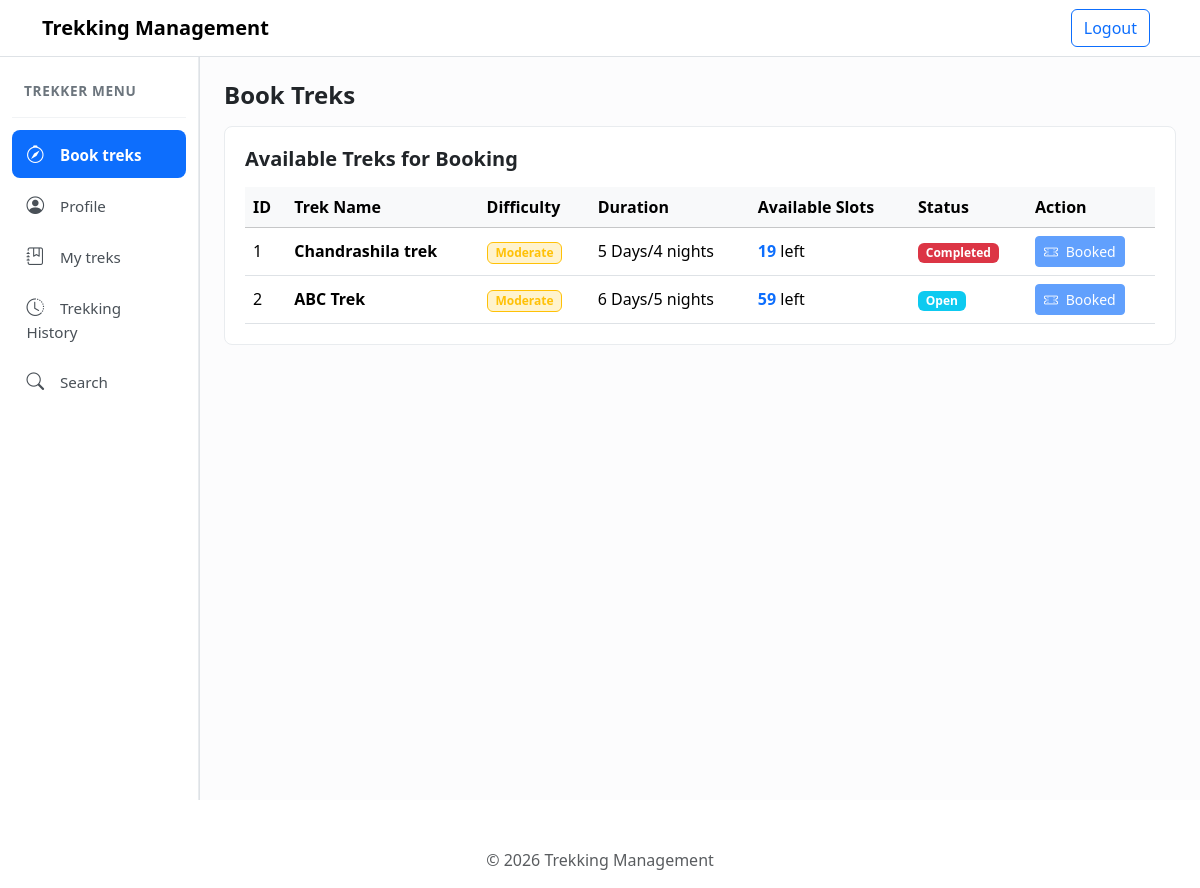
Page /trekker-dashboard (signed in) on the committed database.
### models.py (models this page shows)
class trek(db.Model):
    id = db.Column(
        db.Integer,
        primary_key=True
    )
    name = db.Column(
        db.String(200),
        nullable=False
    )
    location = db.Column(
        db.String(200),
        nullable=True
    )
    difficulty = db.Column(
        db.String(200),
        nullable=False,
    )
    duration = db.Column(
        db.String(200),
    )
    available_slots = db.Column(
        db.Integer
    )
    assigned_staff_id = db.Column(
        db.Integer,
        db.ForeignKey('user.id'),
        nullable=True
    )
    assigned_staff = db.relationship(
        'User',
        foreign_keys=[assigned_staff_id],
        backref='assigned_treks'
    )
    status = db.Column(
        db.String(200)
    )
    bookings = db.relationship(
        'Booking',
        backref='trek'
    )

### app.py (the view)
@app.route('/trekker-dashboard')
def trekker_dashboard():
    if 'user_id' not in session:
        return redirect('/login')
    active_tab = request.args.get('tab', 'book-treks')
    user_id = session.get('user_id')
    treks = trek.query.all()
    current_user = User.query.get(user_id)
    my_treks = current_user.booking
    active_bookings = [b for b in my_treks if b.trek.status not in ['Completed','Closed']]
    trekking_history = [b for b in my_treks if b.trek.status in ['Completed']]
    return render_template(
        'trekker_dashboard.html',
        active_tab = active_tab,
        current_user = current_user,
        available_treks = treks,
        my_treks = my_treks,
        trekking_history = trekking_history,
        active_bookings = active_bookings
    )

### templates/trekker_dashboard.html (shortened to what this page needs)
{% extends 'base.html' %}
{% block container %}
<div class="container-fluid px-0">
    <div class="row g-0">
        <div class="col-lg-2 col-md-3 border-end bg-white">
            <div class="sidebar-wrapper">
                <div class="sidebar-brand-title">
                    Trekker Menu
                </div>
                <div class="sidebar-nav nav flex-column nav-pills" id="trekker-tab" role="tablist">
                    <button class="nav-link {% if active_tab == 'book-treks' or not active_tab %}active{% endif %}"
                        id="tab-book-treks" data-bs-toggle="pill" data-bs-target="#content-book-treks" type="button"
                        role="tab"
                        aria-selected="{% if active_tab == 'book-treks' or not active_tab %}true{% else %}false{% endif %}">
                        <span><i class="bi bi-compass"></i> Book treks</span>
                    </button>
                    <button class="nav-link {% if active_tab == 'profile' %}active{% endif %}" id="tab-profile"
                        data-bs-toggle="pill" data-bs-target="#content-profile" type="button" role="tab"
                        aria-selected="{% if active_tab == 'profile' %}true{% else %}false{% endif %}">
                        <span><i class="bi bi-person-circle"></i> Profile</span>
                    </button>
                    <button class="nav-link {% if active_tab == 'my-treks' %}active{% endif %}" id="tab-my-treks"
                        data-bs-toggle="pill" data-bs-target="#content-my-treks" type="button" role="tab"
                        aria-selected="{% if active_tab == 'my-treks' %}true{% else %}false{% endif %}">
                        <span><i class="bi bi-journal-bookmark"></i> My treks</span>
                    </button>
                    <button class="nav-link {% if active_tab == 'trekking-history' %}active{% endif %}"
                        id="tab-trekking-history" data-bs-toggle="pill" data-bs-target="#content-trekking-history"
                        type="button" role="tab"
                        aria-selected="{% if active_tab == 'trekking-history' %}true{% else %}false{% endif %}">
                        <span><i class="bi bi-clock-history"></i> Trekking History</span>
                    </button>
                    <button class="nav-link {% if active_tab == 'search' %}active{% endif %}" id="tab-search"
                        data-bs-toggle="pill" data-bs-target="#content-search" type="button" role="tab"
                        aria-selected="{% if active_tab == 'search' %}true{% else %}false{% endif %}">
                        <span><i class="bi bi-search"></i> Search</span>
                    </button>
                </div>
            </div>
        </div>
        <div class="col-lg-10 col-md-9 p-4 bg-light-subtle">
            <div class="tab-content" id="trekker-tabContent">
                <div class="tab-pane fade {% if active_tab == 'book-treks' or not active_tab %}show active{% endif %}"
                    id="content-book-treks" role="tabpanel" aria-labelledby="tab-book-treks">
                    <h4 class="fw-bold mb-3">Book Treks</h4>
                    <div class="card-panel mb-4">
                        <h5 class="fw-bold mb-3">Available Treks for Booking</h5>
                        <div class="table-responsive">
                            <table class="table table-hover align-middle mb-0">
                                <thead class="table-light">
                                    <tr>
                                        <th>ID</th>
                                        <th>Trek Name</th>
                                        <th>Difficulty</th>
                                        <th>Duration</th>
                                        <th>Available Slots</th>
                                        <th>Status</th>
                                        <th>Action</th>
                                    </tr>
                                </thead>
                                <tbody>
                                    {% if available_treks %}
                                    {% for trek in available_treks %}
                                    <tr>
                                        <td>{{ loop.index }}</td>
                                        <td class="fw-semibold">{{ trek.name }}</td>
                                        <td>
                                            {% if trek.difficulty == 'Easy' %}
                                            <span class="badge bg-success-subtle text-success border border-success">{{
                                                trek.difficulty }}</span>
                                            {% elif trek.difficulty == 'Moderate' %}
                                            <span class="badge bg-warning-subtle text-warning border border-warning">{{
                                                trek.difficulty }}</span>
                                            {% else %}
                                            <span class="badge bg-danger-subtle text-danger border border-danger">{{
                                                trek.difficulty }}</span>
                                            {% endif %}
                                        </td>
                                        <td>{{ trek.duration }}</td>
                                        <td><span class="fw-bold text-primary">{{ trek.available_slots }}</span> left
                                        </td>
                                        <td>
                                            {%if trek.status == 'Completed' or trek.status == 'Closed'%}
                                            <span class="badge bg-danger">{{trek.status}}</span>
                                            {% else %}
                                            <span class="badge bg-info">{{trek.status}}</span>
                                            {% endif %}
                                        </td>
                                        <td>
                                            <form action="{{ url_for('book_trek', trek_id=trek.id) }}" method="POST"
                                                class="d-inline">
                                                {% if trek.id in current_user.booking | map(attribute='trek_id') %}
                                                <button class="btn btn-sm btn-primary" disabled>
                                                    <i class="bi bi-ticket-perforated me-1"></i> Booked
                                                </button>
                                                {% else %}
                                                <a href="{{ url_for('book_trek', trek_id=trek.id) }}"
                                                    class="btn btn-sm btn-primary">
                                                    <i class="bi bi-ticket-perforated me-1"></i> Book Now
                                                </a>
                                                {% endif %}
                                            </form>
                                        </td>
                                    </tr>
                                    {% endfor %}
                                    {% else %}
                                    <tr>
                                        <td colspan="7" class="text-center text-muted py-4">
                                            No available treks to book right now. Check back soon!
                                        </td>
                                    </tr>
                                    {% endif %}
                                </tbody>
                            </table>
                        </div>
                    </div>
                </div>
            </div>
        </div>
    </div>
</div>
{% endblock %}

### templates/base.html (shortened to what this page needs)
<!DOCTYPE html>
<html lang="en">
<head>
    <link href="https://cdn.jsdelivr.net/npm/bootstrap@5.3.3/dist/css/bootstrap.min.css" rel="stylesheet">
    <link rel="stylesheet" href="https://cdn.jsdelivr.net/npm/bootstrap-icons@1.11.3/font/bootstrap-icons.min.css">
    <link rel="stylesheet" href="{{ url_for('static', filename='css/style.css') }}">
</head>
<body>
    <nav class="navbar navbar-light bg-white border-bottom">
        <div class="container">
            <a class="navbar-brand fw-bold" href="/">
                Trekking Management
            </a>
            <div>
                {% if 'user_id' not in session %}
                <a href="/login" class="btn btn-outline-primary me-2">
                    Login
                </a>
                <a href="/register" class="btn btn-outline-primary">
                    Register
                </a>
                {% else %}
                <a href="/logout" class="btn btn-outline-primary me-2">
                    Logout
                </a>
                {% endif %}
            </div>
        </div>
    </nav>
    {% block container %}{% endblock %}
    <footer class="text-center mt-5">
        <p class="text-muted">
            © 2026 Trekking Management
        </p>
    </footer>
</body>
</html>

### static/css/style.css (style rules this page uses)
.sidebar-wrapper { min-height: calc(100vh - 57px); background-color: #ffffff; border-right: 1px solid #e9ecef; padding: 1rem 0.75rem; }
.sidebar-brand-title { padding: 0.5rem 0.75rem 1rem; font-size: 0.85rem; font-weight: 700; text-transform: uppercase; letter-spacing: 0.05em; color: #6c757d; border-bottom: 1px solid #f1f3f5; margin-bottom: 0.75rem; }
.sidebar-nav .nav-link { color: #495057; font-size: 0.95rem; font-weight: 500; padding: 0.65rem 0.9rem; border-radius: 0.5rem; margin-bottom: 0.25rem; display: flex; align-items: center; justify-content: space-between; transition: all 0.15s ease-in-out; text-decoration: none; border: none; background: transparent; width: 100%; text-align: left; }
.sidebar-nav .nav-link i { font-size: 1.1rem; margin-right: 0.75rem; }
.sidebar-nav .nav-link.active { color: #ffffff; background-color: #0d6efd; font-weight: 600; }
.sidebar-nav .nav-link.active i { color: #ffffff; }
.card-panel { background: #ffffff; border: 1px solid #e9ecef; border-radius: 0.5rem; padding: 1.25rem; }

### rows in the picture
trek: name "Chandrashila trek", difficulty "Moderate", duration "5 Days/4 nights", available_slots "19", status "Completed", shows "Booked"
trek: name "ABC Trek", difficulty "Moderate", duration "6 Days/5 nights", available_slots "59", status "Open", shows "Booked"
